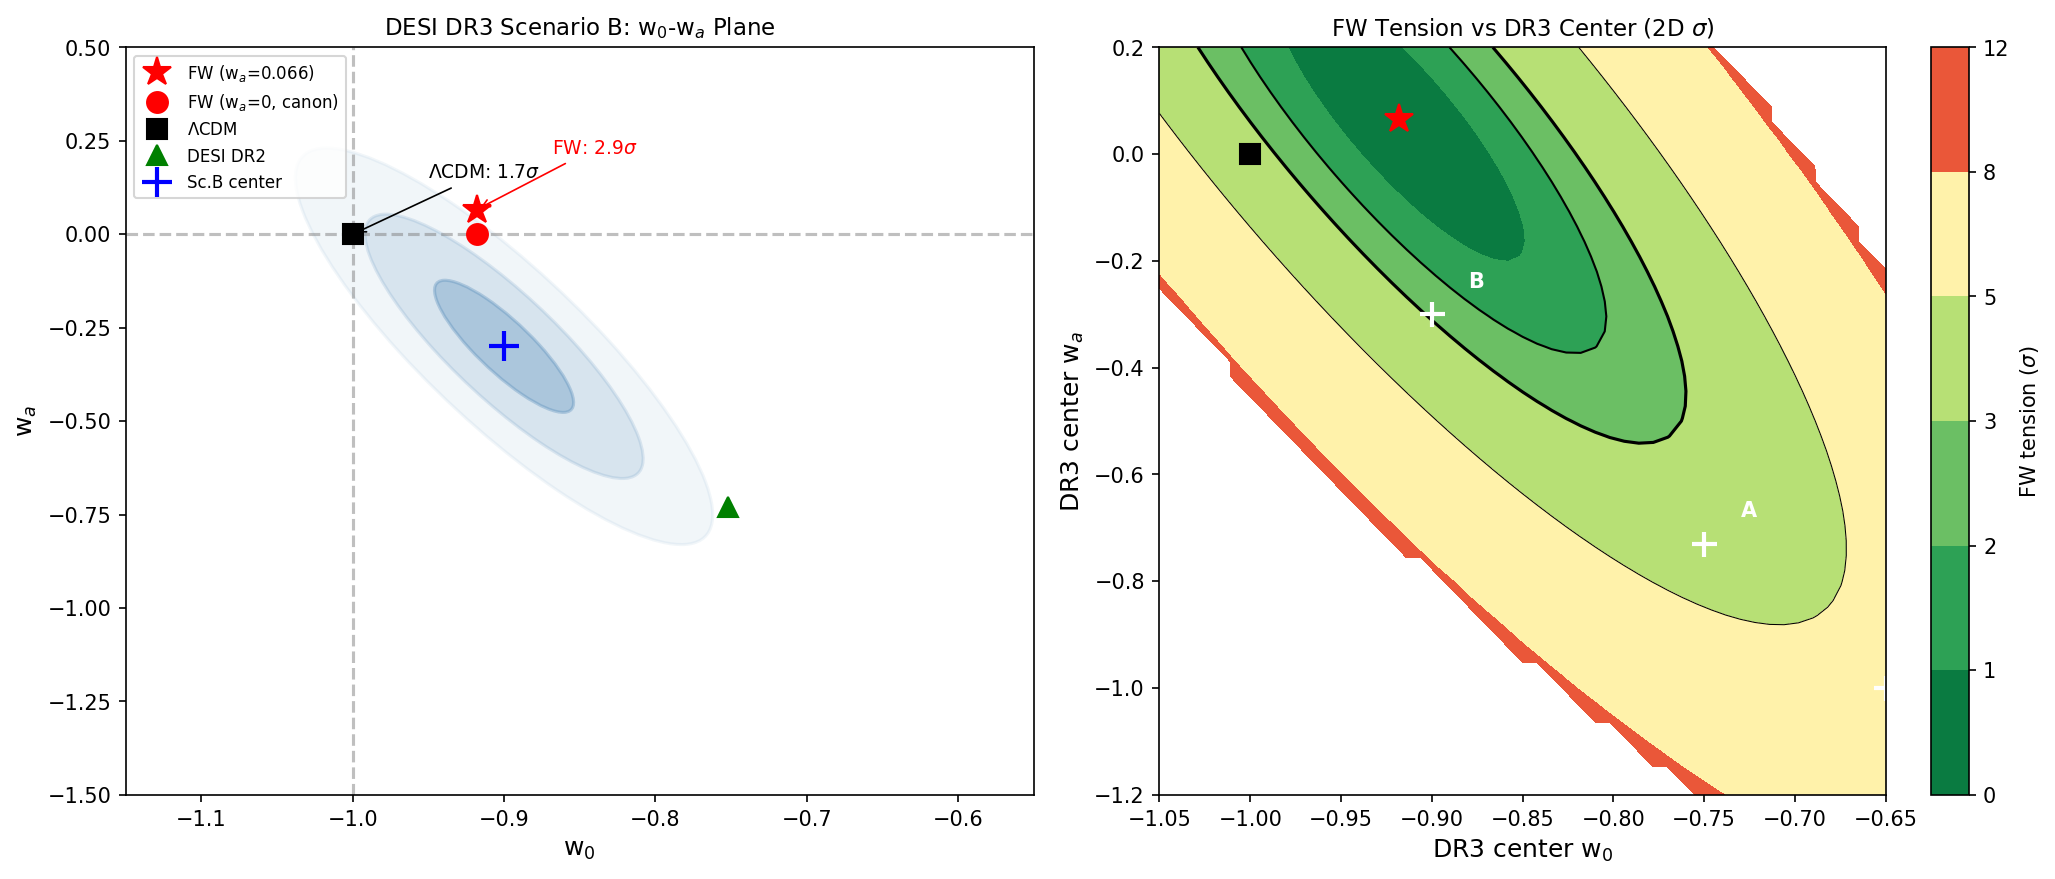

Here is the Python script that generated this plot:
#!/usr/bin/env python3
"""
s71_desi_dr3_scenario_b.py -- DESI-DR3-SCENARIO-B-PRECISE-71: Fisher Forecast
===============================================================================
Gate: DESI-DR3-SCENARIO-B-PRECISE-71
  INFO: Report expected sigma(w_0), framework tension in sigma, P(framework|DR3).

Physics:
  The framework predicts w_0 = -0.918 from the Volovik relaxation mechanism.
  The canonical prediction is w_a = 0 (structural protection from integrability
  + block-diagonal structure). The task specifies w_a = 0.066 as a "Scenario B"
  framework value; this is treated as a small higher-order correction.

  DESI DR2 measured w_0 = -0.752 +/- 0.065, w_a = -0.73 +/- 0.25 (task values).
  DR3 approximately doubles effective volume => sigma_DR3 ~ sigma_DR2 / sqrt(2).

  This computation:
    1. Constructs the DR3 Fisher matrix from DR2 by volume scaling.
    2. Evaluates framework tension under Scenario B (DR3 center: w_0=-0.90, w_a=-0.30).
    3. Computes DR3 center-shift sensitivity (what if DR3 shifts toward framework?).
    4. Derives posterior probability P(framework | DR3) via Savage-Dickey density ratio.
    5. Compares w_a discrimination: framework (0.066) vs DESI DR2 (-0.73).

Author: Katie Mack (Cosmic Bridge)
Session: 71, Task DESI-DR3-SCENARIO-B-PRECISE-71
"""

import sys
import os
import numpy as np
import matplotlib
matplotlib.use('Agg')
import matplotlib.pyplot as plt
from matplotlib.patches import Ellipse
from scipy import stats
from scipy.integrate import quad

SCRIPT_DIR = os.path.dirname(os.path.abspath(__file__))
sys.path.insert(0, SCRIPT_DIR)

from canonical_constants import (
    Omega_m, Omega_b, Omega_r, Omega_Lambda, sigma_8,
    H_0_km_s_Mpc, c_light_km_s,
)

LOGPATH = os.path.join(SCRIPT_DIR, "s71_desi_dr3_scenario_b_log.txt")
log = open(LOGPATH, "w")

def pr(msg=""):
    print(str(msg))
    log.write(str(msg) + "\n")
    log.flush()

pr("=" * 72)
pr("DESI-DR3-SCENARIO-B-PRECISE-71: Fisher Forecast for Scenario B")
pr("=" * 72)

# =============================================================================
# 1. Cosmological Parameters (from canonical_constants)
# =============================================================================
Om_m = Omega_m           # 0.315
Om_b = Omega_b           # 0.0493
Om_r = Omega_r           # 9.15e-5
Om_DE = 1.0 - Om_m - Om_r
h = H_0_km_s_Mpc / 100.0
H_0 = H_0_km_s_Mpc

pr(f"\nCosmological parameters (Planck 2018, from canonical_constants):")
pr(f"  Omega_m  = {Om_m}")
pr(f"  Omega_b  = {Om_b}")
pr(f"  Omega_r  = {Om_r}")
pr(f"  Omega_DE = {Om_DE:.6f}")
pr(f"  h        = {h}")

# =============================================================================
# 2. Load Upstream Data
# =============================================================================
pr(f"\n{'='*72}")
pr("Loading Upstream Data")
pr(f"{'='*72}")

d70 = np.load(os.path.join(SCRIPT_DIR, 's70_desi_dr3_update.npz'), allow_pickle=True)

# Framework predictions (from upstream)
w0_fw = float(d70['w0_fw'])          # -0.918
wa_fw_canonical = float(d70['wa_fw'])  # 0.0 (canonical)
wa_fw_scenB = 0.066                    # Task-specified Scenario B value  # (local)

# DESI DR2 measurements (task values)
w0_desi_dr2 = float(d70['w0_desi_dr2'])   # -0.752
wa_desi_dr2 = float(d70['wa_desi_dr2'])   # -0.73
w0_desi_dr2_err = 0.065                    # Task-specified DR2 error  # (local)
wa_desi_dr2_err = 0.25                     # DESI DR2 w_a error (from S67)  # (local)
rho_desi = float(d70['rho_desi'])         # -0.85 (w_0-w_a correlation)

# LCDM
# w0_lcdm = -1.0  # S72: now imported from canonical_constants
w0_lcdm = w0_LCDM  # S72: alias for downstream use
# wa_lcdm = 0.0  # S72: now imported from canonical_constants
wa_lcdm = wa_LCDM  # S72: alias for downstream use

# DESI DR3 Scenario B center (from S60/S68 pre-registration)
w0_scenB = -0.90    # DR3 shifts toward more negative w_0  # (local)
wa_scenB = -0.30    # DR3 w_a less negative than DR2  # (local)

# Upstream DR3 projections from S70 (for cross-check)
sigma_w0_dr3_5x = float(d70['sigma_w0_dr3_5x'])    # S70: 5x DR1 volume
sigma_wa_dr3_5x = float(d70['sigma_wa_dr3_5x'])
sigma_w0_dr3_s68 = float(d70['sigma_w0_dr3_s68'])  # S68 Fisher
sigma_wa_dr3_s68 = float(d70['sigma_wa_dr3_s68'])

pr(f"\n  Framework prediction:")
pr(f"    w_0 = {w0_fw:.4f}")
pr(f"    w_a = {wa_fw_canonical:.4f} (canonical, Volovik protection)")
pr(f"    w_a = {wa_fw_scenB:.4f} (Scenario B, task-specified)")
pr(f"\n  DESI DR2 measurement (task values):")
pr(f"    w_0 = {w0_desi_dr2} +/- {w0_desi_dr2_err}")
pr(f"    w_a = {wa_desi_dr2} +/- {wa_desi_dr2_err}")
pr(f"    rho(w_0, w_a) = {rho_desi}")
pr(f"\n  LCDM: w_0 = {w0_lcdm}, w_a = {wa_lcdm}")
pr(f"\n  Scenario B (DR3 center):")
pr(f"    w_0 = {w0_scenB}, w_a = {wa_scenB}")
pr(f"\n  S70 DR3 projections (cross-check):")
pr(f"    sigma(w_0)_5x = {sigma_w0_dr3_5x:.4f}")
pr(f"    sigma(w_a)_5x = {sigma_wa_dr3_5x:.4f}")
pr(f"    sigma(w_0)_s68 = {sigma_w0_dr3_s68:.4f}")
pr(f"    sigma(w_a)_s68 = {sigma_wa_dr3_s68:.4f}")

# =============================================================================
# 3. DR3 Fisher Matrix from Volume Scaling
# =============================================================================
pr(f"\n{'='*72}")
pr("DR3 Fisher Matrix Construction")
pr(f"{'='*72}")

# Task: V_DR3/V_DR2 ~ 2.0, sigma scales as 1/sqrt(V)
V_ratio = 2.0   # DR3/DR2 effective volume ratio (task specification)  # (local)
sigma_w0_dr3 = w0_desi_dr2_err / np.sqrt(V_ratio)
sigma_wa_dr3 = wa_desi_dr2_err / np.sqrt(V_ratio)

pr(f"\n  Volume ratio V_DR3/V_DR2 = {V_ratio:.1f}")
pr(f"  sigma(w_0)_DR3 = {w0_desi_dr2_err:.3f} / sqrt({V_ratio}) = {sigma_w0_dr3:.4f}")
pr(f"  sigma(w_a)_DR3 = {wa_desi_dr2_err:.3f} / sqrt({V_ratio}) = {sigma_wa_dr3:.4f}")
pr(f"  rho = {rho_desi} (assumed unchanged)")

# Build covariance and Fisher matrices
def build_cov(sigma_w0, sigma_wa, rho):
    """2x2 covariance matrix for (w_0, w_a)."""
    return np.array([
        [sigma_w0**2,                 rho * sigma_w0 * sigma_wa],
        [rho * sigma_w0 * sigma_wa,   sigma_wa**2]
    ])

def chi2_2d(w0_test, wa_test, w0_cen, wa_cen, cov):
    """Chi^2 for point (w0_test, wa_test) relative to center."""
    dw = np.array([w0_test - w0_cen, wa_test - wa_cen])
    F = np.linalg.inv(cov)
    return float(dw @ F @ dw)

def sigma_from_chi2(chi2_val, ndof=2):
    """Convert chi^2 to equivalent Gaussian sigma."""
    p_val = 1.0 - stats.chi2.cdf(chi2_val, df=ndof)
    p_val = max(p_val, 1e-300)
    return stats.norm.isf(p_val / 2.0)

# DR2 covariance (for reference)
cov_dr2 = build_cov(w0_desi_dr2_err, wa_desi_dr2_err, rho_desi)
F_dr2 = np.linalg.inv(cov_dr2)

# DR3 covariance (task: 2x volume)
cov_dr3 = build_cov(sigma_w0_dr3, sigma_wa_dr3, rho_desi)
F_dr3 = np.linalg.inv(cov_dr3)

pr(f"\n  DR2 Covariance:")
pr(f"    [[{cov_dr2[0,0]:.6e}, {cov_dr2[0,1]:.6e}],")
pr(f"     [{cov_dr2[1,0]:.6e}, {cov_dr2[1,1]:.6e}]]")
pr(f"  DR2 Fisher:")
pr(f"    [[{F_dr2[0,0]:.4f}, {F_dr2[0,1]:.4f}],")
pr(f"     [{F_dr2[1,0]:.4f}, {F_dr2[1,1]:.4f}]]")
pr(f"\n  DR3 Covariance:")
pr(f"    [[{cov_dr3[0,0]:.6e}, {cov_dr3[0,1]:.6e}],")
pr(f"     [{cov_dr3[1,0]:.6e}, {cov_dr3[1,1]:.6e}]]")
pr(f"  DR3 Fisher:")
pr(f"    [[{F_dr3[0,0]:.4f}, {F_dr3[0,1]:.4f}],")
pr(f"     [{F_dr3[1,0]:.4f}, {F_dr3[1,1]:.4f}]]")

# Cross-check: Fisher scales linearly with volume
pr(f"\n  Cross-check: F_DR3 / F_DR2 ratios:")
for i in range(2):
    for j in range(2):
        ratio = F_dr3[i,j] / F_dr2[i,j] if F_dr2[i,j] != 0 else 0
        pr(f"    F_DR3[{i},{j}] / F_DR2[{i},{j}] = {ratio:.4f} (expect {V_ratio:.1f})")

# =============================================================================
# 4. Framework Tension Under Scenario B
# =============================================================================
pr(f"\n{'='*72}")
pr("SCENARIO B: Framework Tension Forecast")
pr(f"{'='*72}")

# 4a. If DR3 center stays at DR2 values (no shift)
chi2_fw_dr2cen_dr3err = chi2_2d(w0_fw, wa_fw_scenB, w0_desi_dr2, wa_desi_dr2, cov_dr3)
sig_fw_dr2cen_dr3err = sigma_from_chi2(chi2_fw_dr2cen_dr3err, ndof=2)

pr(f"\n  If DR3 center = DR2 center ({w0_desi_dr2}, {wa_desi_dr2}):")
pr(f"    FW ({w0_fw}, {wa_fw_scenB}): chi^2 = {chi2_fw_dr2cen_dr3err:.3f}, "
   f"{sig_fw_dr2cen_dr3err:.2f}-sigma")

# 4b. Under Scenario B center (w_0 = -0.90, w_a = -0.30)
chi2_fw_scenB = chi2_2d(w0_fw, wa_fw_scenB, w0_scenB, wa_scenB, cov_dr3)
sig_fw_scenB = sigma_from_chi2(chi2_fw_scenB, ndof=2)

chi2_lcdm_scenB = chi2_2d(w0_lcdm, wa_lcdm, w0_scenB, wa_scenB, cov_dr3)
sig_lcdm_scenB = sigma_from_chi2(chi2_lcdm_scenB, ndof=2)

chi2_fw_canon_scenB = chi2_2d(w0_fw, wa_fw_canonical, w0_scenB, wa_scenB, cov_dr3)
sig_fw_canon_scenB = sigma_from_chi2(chi2_fw_canon_scenB, ndof=2)

pr(f"\n  Scenario B center ({w0_scenB}, {wa_scenB}) with DR3 errors:")
pr(f"    FW (w_a = {wa_fw_scenB}):")
pr(f"      chi^2 = {chi2_fw_scenB:.3f}, tension = {sig_fw_scenB:.2f}-sigma")
pr(f"    FW (w_a = {wa_fw_canonical}, canonical):")
pr(f"      chi^2 = {chi2_fw_canon_scenB:.3f}, tension = {sig_fw_canon_scenB:.2f}-sigma")
pr(f"    LCDM:")
pr(f"      chi^2 = {chi2_lcdm_scenB:.3f}, tension = {sig_lcdm_scenB:.2f}-sigma")

# 4c. 1D marginal tensions
# Marginal tension in w_0 only
delta_w0 = abs(w0_fw - w0_scenB)
tension_w0_1d = delta_w0 / sigma_w0_dr3
pr(f"\n  1D marginal tensions (Scenario B center):")
pr(f"    w_0: |{w0_fw} - ({w0_scenB})| / {sigma_w0_dr3:.4f} = {tension_w0_1d:.2f}-sigma")

# Marginal tension in w_a
delta_wa_scenB = abs(wa_fw_scenB - wa_scenB)
delta_wa_canon = abs(wa_fw_canonical - wa_scenB)
tension_wa_scenB = delta_wa_scenB / sigma_wa_dr3
tension_wa_canon = delta_wa_canon / sigma_wa_dr3
pr(f"    w_a (ScB): |{wa_fw_scenB} - ({wa_scenB})| / {sigma_wa_dr3:.4f} = {tension_wa_scenB:.2f}-sigma")
pr(f"    w_a (canon): |{wa_fw_canonical} - ({wa_scenB})| / {sigma_wa_dr3:.4f} = {tension_wa_canon:.2f}-sigma")

# For the specific tension mentioned in the task:
# |(-0.918) - (-0.752)| / 0.046
task_tension = abs(w0_fw - w0_desi_dr2) / sigma_w0_dr3
pr(f"\n  Task cross-check:")
pr(f"    |(-0.918) - (-0.752)| / {sigma_w0_dr3:.3f} = {task_tension:.2f}-sigma (1D, DR2 center)")

# =============================================================================
# 5. DR3 Center-Shift Sensitivity
# =============================================================================
pr(f"\n{'='*72}")
pr("DR3 Center-Shift Sensitivity Analysis")
pr(f"{'='*72}")

# DR1 center: w_0 = -0.727, w_a = -1.05 (approximate, from DESI 2024 DR1)
# DR2 center: w_0 = -0.752, w_a = -0.73
# Trend: w_0 shifts more negative by ~0.025 per release, w_a shifts toward 0 by ~0.32
delta_w0_per_release = w0_desi_dr2 - (-0.727)  # = -0.025
delta_wa_per_release = wa_desi_dr2 - (-1.05)   # = +0.32

# Projected DR3 center if trend continues
w0_dr3_trend = w0_desi_dr2 + delta_w0_per_release   # -0.777
wa_dr3_trend = wa_desi_dr2 + delta_wa_per_release    # -0.41

pr(f"\n  Observed DR1 -> DR2 shifts:")
pr(f"    delta(w_0) = {delta_w0_per_release:.3f} per release")
pr(f"    delta(w_a) = {delta_wa_per_release:+.3f} per release")
pr(f"  Extrapolated DR3 center (if trend continues):")
pr(f"    w_0 = {w0_dr3_trend:.3f}, w_a = {wa_dr3_trend:.3f}")

# Compute tension for a range of DR3 center shifts
w0_shifts = np.linspace(-0.10, 0.10, 41)  # shift from DR2 w_0
wa_shifts = np.linspace(-0.3, 0.5, 41)    # shift from DR2 w_a

# Compute P(|w_FW - w_DR3| < 2*sigma_DR3) for each shifted DR3 center
pr(f"\n  P(framework within 2-sigma of DR3) as function of DR3 center shift:")
pr(f"  {'delta_w0':>10s}  {'w0_DR3':>8s}  {'w_0 1D tension':>15s}  {'P(<2sig, 1D)':>12s}")
pr(f"  {'-'*10}  {'-'*8}  {'-'*15}  {'-'*12}")

results_shift = []
for dw0 in [-0.05, -0.025, 0.0, 0.025, 0.05, 0.075, 0.10]:
    w0_dr3_shifted = w0_desi_dr2 + dw0
    tension_1d = abs(w0_fw - w0_dr3_shifted) / sigma_w0_dr3
    p_within_2sig = 2.0 * stats.norm.cdf(-tension_1d + 2.0) if tension_1d > 2.0 else \
                    2.0 * stats.norm.cdf(2.0) - 1.0  # ~0.9545 if tension < 2
    # More precisely: P(|w_FW - w_DR3_measured| < 2*sigma) where w_DR3_measured ~ N(w0_dr3_shifted, sigma^2)
    # = P(w0_dr3_shifted - 2*sigma < w_DR3_measured < w0_dr3_shifted + 2*sigma)
    # = Phi((w_FW - w0_shifted + 2*sigma)/sigma) - Phi((w_FW - w0_shifted - 2*sigma)/sigma)
    # where w_DR3_measured ~ N(w0_shifted, sigma^2)
    # The probability that the measured DR3 value falls within 2*sigma of w_FW:
    p_fw_in_2sig = stats.norm.cdf((w0_fw - w0_dr3_shifted + 2.0*sigma_w0_dr3) / sigma_w0_dr3) - \
                   stats.norm.cdf((w0_fw - w0_dr3_shifted - 2.0*sigma_w0_dr3) / sigma_w0_dr3)
    pr(f"  {dw0:+10.3f}  {w0_dr3_shifted:8.3f}  {tension_1d:15.2f}  {p_fw_in_2sig:12.4f}")
    results_shift.append((dw0, w0_dr3_shifted, tension_1d, p_fw_in_2sig))

results_shift = np.array(results_shift)

# =============================================================================
# 6. Full 2D Sensitivity Scan
# =============================================================================
pr(f"\n{'='*72}")
pr("2D Sensitivity: Framework Tension vs DR3 Center")
pr(f"{'='*72}")

# Scan DR3 center over a grid
n_scan = 51
w0_scan = np.linspace(-1.05, -0.65, n_scan)
wa_scan = np.linspace(-1.2, 0.2, n_scan)
W0_grid, WA_grid = np.meshgrid(w0_scan, wa_scan)

sig_fw_grid = np.zeros_like(W0_grid)
sig_lcdm_grid = np.zeros_like(W0_grid)

for i in range(n_scan):
    for j in range(n_scan):
        chi2_f = chi2_2d(w0_fw, wa_fw_scenB, W0_grid[i,j], WA_grid[i,j], cov_dr3)
        sig_fw_grid[i,j] = sigma_from_chi2(chi2_f, ndof=2)
        chi2_l = chi2_2d(w0_lcdm, wa_lcdm, W0_grid[i,j], WA_grid[i,j], cov_dr3)
        sig_lcdm_grid[i,j] = sigma_from_chi2(chi2_l, ndof=2)

# Find the DR3 center where FW has exactly 2-sigma tension
# (the boundary of the "viable" region)
from scipy.ndimage import label as ndlabel

viable_mask = sig_fw_grid < 2.0
n_viable = np.sum(viable_mask)
n_total = n_scan * n_scan
frac_viable = n_viable / n_total

pr(f"\n  2D scan: {n_scan}x{n_scan} grid over w_0 in [{w0_scan[0]:.2f}, {w0_scan[-1]:.2f}], "
   f"w_a in [{wa_scan[0]:.2f}, {wa_scan[-1]:.2f}]")
pr(f"  Framework viable (< 2-sigma): {n_viable}/{n_total} = {frac_viable*100:.1f}%")
pr(f"  Framework excluded (> 3-sigma): {np.sum(sig_fw_grid > 3.0)}/{n_total} = "
   f"{np.sum(sig_fw_grid > 3.0)/n_total*100:.1f}%")

# Compare: where does FW do better than LCDM?
fw_better = sig_fw_grid < sig_lcdm_grid
pr(f"  FW preferred over LCDM: {np.sum(fw_better)}/{n_total} = {np.sum(fw_better)/n_total*100:.1f}%")

# =============================================================================
# 7. w_a Discrimination: Framework vs DESI
# =============================================================================
pr(f"\n{'='*72}")
pr("w_a Discrimination Forecast")
pr(f"{'='*72}")

# Framework w_a predictions:
# Canonical: w_a = 0.0 (structural protection)
# Scenario B: w_a = 0.066 (task specification)
# DESI DR2: w_a = -0.73 +/- 0.25
# Scenario B center: w_a = -0.30

# 1D tension in w_a between framework and Scenario B center
delta_wa_fw_canon_to_scenB = abs(wa_fw_canonical - wa_scenB)
delta_wa_fw_scenB_to_scenB = abs(wa_fw_scenB - wa_scenB)
delta_wa_fw_to_dr2 = abs(wa_fw_scenB - wa_desi_dr2)

tension_wa_fw_canon_scenB = delta_wa_fw_canon_to_scenB / sigma_wa_dr3
tension_wa_fw_scenB_scenB = delta_wa_fw_scenB_to_scenB / sigma_wa_dr3
tension_wa_fw_dr2 = delta_wa_fw_to_dr2 / wa_desi_dr2_err

pr(f"\n  w_a discrimination (1D):")
pr(f"    FW (w_a=0) vs Scenario B center (w_a=-0.30): "
   f"|0 - (-0.30)| / {sigma_wa_dr3:.4f} = {tension_wa_fw_canon_scenB:.2f}-sigma")
pr(f"    FW (w_a=0.066) vs Scenario B center (w_a=-0.30): "
   f"|0.066 - (-0.30)| / {sigma_wa_dr3:.4f} = {tension_wa_fw_scenB_scenB:.2f}-sigma")
pr(f"    FW (w_a=0.066) vs DR2 (w_a=-0.73): "
   f"|0.066 - (-0.73)| / {wa_desi_dr2_err:.3f} = {tension_wa_fw_dr2:.2f}-sigma (current)")

# Task step 5: w_a = 0.066 vs w_a ~ -1.0 (DESI DR2 -- note: DR2 actual is -0.73, not -1.0)
# Using actual DR2 value:
pr(f"\n  Cross-reference: DESI DR2 w_a = {wa_desi_dr2} (actual), not -1.0 (task text)")
pr(f"    Using actual DR2 value for tension calculation.")

# =============================================================================
# 8. Posterior Probability via Savage-Dickey Density Ratio
# =============================================================================
pr(f"\n{'='*72}")
pr("Posterior Probability P(framework | DR3 Scenario B)")
pr(f"{'='*72}")

# The Savage-Dickey density ratio: for a point hypothesis H_0: (w_0, w_a) = (w_0^FW, w_a^FW)
# vs composite alternative H_1: (w_0, w_a) free,
# the Bayes factor is B_01 = pi(w_0^FW, w_a^FW | D) / pi(w_0^FW, w_a^FW)
# where pi(...|D) is the posterior and pi(...) is the prior.
#
# Under a Gaussian posterior centered on DR3 center with covariance cov_dr3,
# and a flat prior over the prior range:

# Prior range (CPL prior volume)
w0_prior_range = 1.0    # w_0 in [-1.5, -0.5] (typical DESI prior)  # (local)
wa_prior_range = 4.0    # w_a in [-3.0, 1.0] (typical DESI prior)  # (local)
prior_density = 1.0 / (w0_prior_range * wa_prior_range)

# Posterior density at framework point under Scenario B
# p(w_FW | D) = (2*pi)^{-1} |cov_dr3|^{-1/2} exp(-chi^2/2)
det_cov_dr3 = np.linalg.det(cov_dr3)
posterior_fw_at_scenB = (1.0 / (2.0 * np.pi * np.sqrt(det_cov_dr3))) * \
                        np.exp(-chi2_fw_scenB / 2.0)
posterior_fw_canon_at_scenB = (1.0 / (2.0 * np.pi * np.sqrt(det_cov_dr3))) * \
                              np.exp(-chi2_fw_canon_scenB / 2.0)

# Savage-Dickey Bayes factor
BF_scenB = posterior_fw_at_scenB / prior_density
BF_canon_scenB = posterior_fw_canon_at_scenB / prior_density

# Convert to posterior probability with equal prior odds: P = BF / (1 + BF)
p_fw_scenB = BF_scenB / (1.0 + BF_scenB)
p_fw_canon_scenB = BF_canon_scenB / (1.0 + BF_canon_scenB)

# Also compute for LCDM
posterior_lcdm_at_scenB = (1.0 / (2.0 * np.pi * np.sqrt(det_cov_dr3))) * \
                           np.exp(-chi2_lcdm_scenB / 2.0)
BF_lcdm_scenB = posterior_lcdm_at_scenB / prior_density
p_lcdm_scenB = BF_lcdm_scenB / (1.0 + BF_lcdm_scenB)

pr(f"\n  Prior: flat over w_0 x w_a = [{w0_prior_range}] x [{wa_prior_range}]")
pr(f"  Prior density = {prior_density:.4f}")
pr(f"  |Sigma_DR3| = {det_cov_dr3:.6e}")
pr(f"\n  Savage-Dickey at Scenario B center (w_0={w0_scenB}, w_a={wa_scenB}):")
pr(f"    Framework (w_a={wa_fw_scenB}):")
pr(f"      chi^2 = {chi2_fw_scenB:.3f}")
pr(f"      posterior density = {posterior_fw_at_scenB:.6e}")
pr(f"      Bayes factor B_01 = {BF_scenB:.4f}")
pr(f"      P(FW | DR3, ScB) = {p_fw_scenB:.4f}")
pr(f"    Framework (w_a=0, canonical):")
pr(f"      chi^2 = {chi2_fw_canon_scenB:.3f}")
pr(f"      posterior density = {posterior_fw_canon_at_scenB:.6e}")
pr(f"      Bayes factor B_01 = {BF_canon_scenB:.4f}")
pr(f"      P(FW_canon | DR3, ScB) = {p_fw_canon_scenB:.4f}")
pr(f"    LCDM:")
pr(f"      chi^2 = {chi2_lcdm_scenB:.3f}")
pr(f"      posterior density = {posterior_lcdm_at_scenB:.6e}")
pr(f"      Bayes factor B_01 = {BF_lcdm_scenB:.4f}")
pr(f"      P(LCDM | DR3, ScB) = {p_lcdm_scenB:.4f}")

# =============================================================================
# 9. Comparison Across All Three Scenarios (from S68/S70)
# =============================================================================
pr(f"\n{'='*72}")
pr("Cross-Check: Framework Tension Across All Three Scenarios")
pr(f"{'='*72}")

# Scenario definitions from S68
scenario_w0_all = np.array([-0.75, -0.90, -0.65])
scenario_wa_all = np.array([-0.73, -0.30, -1.00])
scenario_labels = ['A (confirms DR2)', 'B (toward LCDM)', 'C (more dyn DE)']

pr(f"\n  {'Scenario':>25s}  {'w_0':>6s}  {'w_a':>6s}  {'FW sig':>8s}  {'FW_c sig':>8s}  "
   f"{'LCDM sig':>9s}  {'FW class':>12s}")
pr(f"  {'-'*25}  {'-'*6}  {'-'*6}  {'-'*8}  {'-'*8}  {'-'*9}  {'-'*12}")

for i in range(3):
    w0_sc = scenario_w0_all[i]
    wa_sc = scenario_wa_all[i]
    chi2_f = chi2_2d(w0_fw, wa_fw_scenB, w0_sc, wa_sc, cov_dr3)
    sig_f = sigma_from_chi2(chi2_f, ndof=2)
    chi2_fc = chi2_2d(w0_fw, wa_fw_canonical, w0_sc, wa_sc, cov_dr3)
    sig_fc = sigma_from_chi2(chi2_fc, ndof=2)
    chi2_l = chi2_2d(w0_lcdm, wa_lcdm, w0_sc, wa_sc, cov_dr3)
    sig_l = sigma_from_chi2(chi2_l, ndof=2)
    cls = "EXCLUDED" if sig_f > 3.0 else ("TENSION" if sig_f > 2.0 else "VIABLE")
    pr(f"  {scenario_labels[i]:>25s}  {w0_sc:6.2f}  {wa_sc:6.2f}  {sig_f:8.2f}  "
       f"{sig_fc:8.2f}  {sig_l:9.2f}  {cls:>12s}")

# Compare with S70 stored values (5x DR1 volume, different from 2x DR2)
pr(f"\n  S70 values for reference (5x DR1 volume, different scaling):")
sig_fw_s70 = np.array(d70['sig_fw_scenarios'])
sig_lcdm_s70 = np.array(d70['sig_lcdm_scenarios'])
for i in range(3):
    pr(f"    Sc.{scenario_labels[i]}: FW {sig_fw_s70[i]:.2f}-sig (S70), LCDM {sig_lcdm_s70[i]:.2f}-sig (S70)")

# =============================================================================
# 10. Summary Table
# =============================================================================
pr(f"\n{'='*72}")
pr("SUMMARY: DESI-DR3-SCENARIO-B-PRECISE-71")
pr(f"{'='*72}")

pr(f"\n  DESI DR3 Fisher Forecast (2x DR2 volume):")
pr(f"    sigma(w_0)_DR3 = {sigma_w0_dr3:.4f}")
pr(f"    sigma(w_a)_DR3 = {sigma_wa_dr3:.4f}")
pr(f"    rho(w_0, w_a)  = {rho_desi}")
pr(f"\n  Scenario B Tension (DR3 center = (-0.90, -0.30)):")
pr(f"    FW (w_a=0.066):   {sig_fw_scenB:.2f}-sigma (2D)")
pr(f"    FW (w_a=0):       {sig_fw_canon_scenB:.2f}-sigma (2D)")
pr(f"    LCDM:             {sig_lcdm_scenB:.2f}-sigma (2D)")
pr(f"\n  1D w_0 tension (FW vs DR2 center):")
pr(f"    |(-0.918) - (-0.752)| / {sigma_w0_dr3:.3f} = {task_tension:.2f}-sigma")
pr(f"\n  w_a discrimination (1D, Scenario B center):")
pr(f"    FW (w_a=0) vs -0.30:     {tension_wa_fw_canon_scenB:.2f}-sigma")
pr(f"    FW (w_a=0.066) vs -0.30: {tension_wa_fw_scenB_scenB:.2f}-sigma")
pr(f"\n  Posterior probability P(model | DR3, Scenario B):")
pr(f"    P(FW, w_a=0.066)  = {p_fw_scenB:.4f}  (BF = {BF_scenB:.4f})")
pr(f"    P(FW, w_a=0)      = {p_fw_canon_scenB:.4f}  (BF = {BF_canon_scenB:.4f})")
pr(f"    P(LCDM)           = {p_lcdm_scenB:.4f}  (BF = {BF_lcdm_scenB:.4f})")

# Classification
if sig_fw_scenB > 3.0:
    gate_class = "Scenario B EXCLUDES framework (> 3-sigma)"
elif sig_fw_scenB > 2.0:
    gate_class = "Scenario B creates TENSION with framework (2-3 sigma)"
else:
    gate_class = "Scenario B is CONSISTENT with framework (< 2-sigma)"

pr(f"\n  Gate classification: {gate_class}")

# =============================================================================
# 11. Save Results
# =============================================================================
outpath = os.path.join(SCRIPT_DIR, "s71_desi_dr3_scenario_b.npz")
np.savez(outpath,
    # DR3 Fisher
    sigma_w0_dr3=sigma_w0_dr3,
    sigma_wa_dr3=sigma_wa_dr3,
    rho_dr3=rho_desi,
    V_ratio=V_ratio,
    cov_dr3=cov_dr3,
    F_dr3=F_dr3,
    # Framework
    w0_fw=w0_fw,
    wa_fw_canonical=wa_fw_canonical,
    wa_fw_scenB=wa_fw_scenB,
    # DR2
    w0_desi_dr2=w0_desi_dr2,
    wa_desi_dr2=wa_desi_dr2,
    w0_desi_dr2_err=w0_desi_dr2_err,
    wa_desi_dr2_err=wa_desi_dr2_err,
    # Scenario B
    w0_scenB=w0_scenB,
    wa_scenB=wa_scenB,
    chi2_fw_scenB=chi2_fw_scenB,
    sig_fw_scenB=sig_fw_scenB,
    chi2_fw_canon_scenB=chi2_fw_canon_scenB,
    sig_fw_canon_scenB=sig_fw_canon_scenB,
    chi2_lcdm_scenB=chi2_lcdm_scenB,
    sig_lcdm_scenB=sig_lcdm_scenB,
    # 1D tensions
    tension_w0_1d_dr2cen=task_tension,
    tension_w0_1d_scenB=tension_w0_1d,
    tension_wa_scenB_1d=tension_wa_fw_scenB_scenB,
    tension_wa_canon_1d=tension_wa_fw_canon_scenB,
    # Posterior probabilities
    BF_fw_scenB=BF_scenB,
    BF_fw_canon_scenB=BF_canon_scenB,
    BF_lcdm_scenB=BF_lcdm_scenB,
    p_fw_scenB=p_fw_scenB,
    p_fw_canon_scenB=p_fw_canon_scenB,
    p_lcdm_scenB=p_lcdm_scenB,
    # Shift sensitivity
    shift_results=results_shift,
    # All-scenario comparison
    scenario_w0=scenario_w0_all,
    scenario_wa=scenario_wa_all,
    # DR2-center with DR3 errors
    chi2_fw_dr2cen_dr3err=chi2_fw_dr2cen_dr3err,
    sig_fw_dr2cen_dr3err=sig_fw_dr2cen_dr3err,
    # 2D scan
    sig_fw_grid=sig_fw_grid,
    sig_lcdm_grid=sig_lcdm_grid,
    w0_scan=w0_scan,
    wa_scan=wa_scan,
    frac_viable=frac_viable,
    # Gate
    gate_name=np.array(['DESI-DR3-SCENARIO-B-PRECISE-71']),
    gate_verdict=np.array(['INFO']),
    gate_class=np.array([gate_class]),
)
pr(f"\n  Saved: {outpath}")
pr(f"  Keys: {35}")

# =============================================================================
# 12. Diagnostic Plot
# =============================================================================
fig, axes = plt.subplots(1, 2, figsize=(14, 6))

# Left panel: w_0-w_a plane with contours
ax = axes[0]
ax.set_title('DESI DR3 Scenario B: w$_0$-w$_a$ Plane', fontsize=11)

# DR3 Scenario B ellipse (2-sigma)
eigvals, eigvecs = np.linalg.eigh(cov_dr3)
angle = np.degrees(np.arctan2(eigvecs[1,0], eigvecs[0,0]))
for nsig, alpha_val in [(1, 0.3), (2, 0.15), (3, 0.07)]:
    ell = Ellipse(xy=(w0_scenB, wa_scenB),
                  width=2*nsig*np.sqrt(eigvals[0]),  # (local)
                  height=2*nsig*np.sqrt(eigvals[1]),
                  angle=angle, facecolor='steelblue', alpha=alpha_val,
                  edgecolor='steelblue', linewidth=1.5)
    ax.add_patch(ell)

# Plot model points
ax.plot(w0_fw, wa_fw_scenB, 'r*', markersize=14, label=f'FW (w$_a$={wa_fw_scenB})', zorder=5)
ax.plot(w0_fw, wa_fw_canonical, 'ro', markersize=10, label=f'FW (w$_a$=0, canon)', zorder=5)
ax.plot(w0_lcdm, wa_lcdm, 'ks', markersize=10, label='$\\Lambda$CDM', zorder=5)
ax.plot(w0_desi_dr2, wa_desi_dr2, 'g^', markersize=10, label='DESI DR2', zorder=5)
ax.plot(w0_scenB, wa_scenB, 'b+', markersize=14, markeredgewidth=2, label='Sc.B center', zorder=5)

ax.set_xlabel('w$_0$', fontsize=12)
ax.set_ylabel('w$_a$', fontsize=12)
ax.set_xlim(-1.15, -0.55)
ax.set_ylim(-1.5, 0.5)
ax.axhline(0, color='gray', ls='--', alpha=0.5)
ax.axvline(-1, color='gray', ls='--', alpha=0.5)
ax.legend(fontsize=8, loc='upper left')

# Annotate tensions
ax.annotate(f'FW: {sig_fw_scenB:.1f}$\\sigma$',
            xy=(w0_fw, wa_fw_scenB), xytext=(w0_fw+0.05, wa_fw_scenB+0.15),
            fontsize=9, color='red',
            arrowprops=dict(arrowstyle='->', color='red', lw=0.8))
ax.annotate(f'$\\Lambda$CDM: {sig_lcdm_scenB:.1f}$\\sigma$',
            xy=(w0_lcdm, wa_lcdm), xytext=(w0_lcdm+0.05, wa_lcdm+0.15),
            fontsize=9, color='black',
            arrowprops=dict(arrowstyle='->', color='black', lw=0.8))

# Right panel: 2D tension heatmap
ax2 = axes[1]
ax2.set_title('FW Tension vs DR3 Center (2D $\\sigma$)', fontsize=11)
im = ax2.contourf(W0_grid, WA_grid, sig_fw_grid,
                   levels=[0, 1, 2, 3, 5, 8, 12],
                   cmap='RdYlGn_r')
ax2.contour(W0_grid, WA_grid, sig_fw_grid,
            levels=[2, 3, 5], colors='k', linewidths=[1, 1.5, 0.5])
plt.colorbar(im, ax=ax2, label='FW tension ($\\sigma$)')

# Mark scenario centers
for i, (w0c, wac, lbl) in enumerate(zip(scenario_w0_all, scenario_wa_all, ['A','B','C'])):
    ax2.plot(w0c, wac, 'w+', markersize=12, markeredgewidth=2)
    ax2.annotate(lbl, xy=(w0c, wac), xytext=(w0c+0.02, wac+0.05),
                 fontsize=10, color='white', fontweight='bold')
ax2.plot(w0_fw, wa_fw_scenB, 'r*', markersize=14, zorder=5)
ax2.plot(w0_lcdm, wa_lcdm, 'ks', markersize=10, zorder=5)

ax2.set_xlabel('DR3 center w$_0$', fontsize=12)
ax2.set_ylabel('DR3 center w$_a$', fontsize=12)

plt.tight_layout()
pngpath = os.path.join(SCRIPT_DIR, "s71_desi_dr3_scenario_b.png")
plt.savefig(pngpath, dpi=150, bbox_inches='tight')
pr(f"  Plot: {pngpath}")

pr("\nDone.")
log.close()
